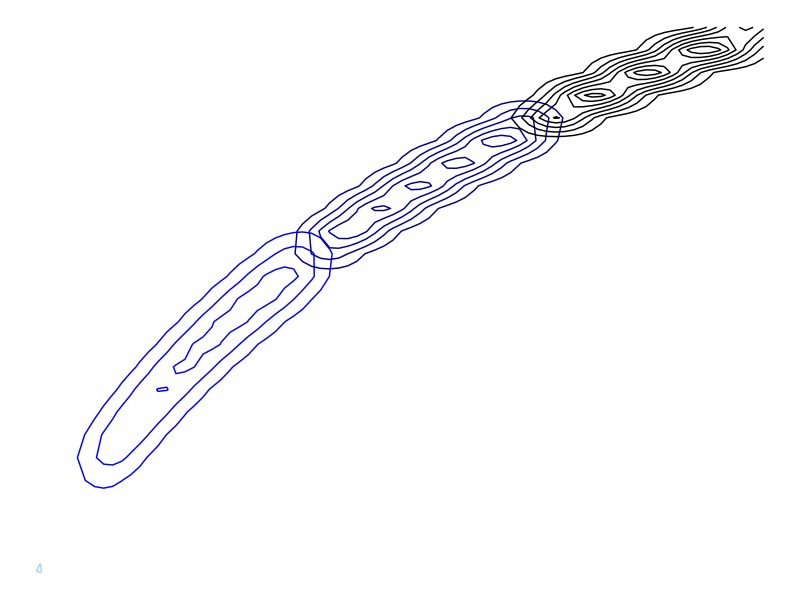

Write R code to recreate this figure. (Note: this script raises an error after producing the figure.)
# Script name: Generative art
# Purpose: make some generative art from some random data
# Author: Jordan Iles
# Date created: 2019-05-15
# Contact: jordan.iles@jcu.edu.au

#### Clear workspace ----
rm(list = ls(all.names = TRUE))

#### load required packages ----
require(tidyverse)

#### Set working directory ----
# setwd('~/../Dropbox/JCU/R/Second_GIT')


dat <- tibble(x = c(1:1000),
              y = log(c(1:1000)),
              z = rnorm(1000), 
              g = c(rep('1', 250), rep('2', 250), rep('3', 250), rep('4', 250)))

p1 <- ggplot(dat, aes(x = x, y = y, z = z)) +
  geom_density_2d(aes(col = g),
                  show.legend = FALSE) +
  scale_color_manual(values = c('light blue', 'blue', 'dark blue', 'black')) +
  theme_void()

ggsave(filename = 'output/plots/dense.png', 
       plot = p1,
       width = 10, height = 10, units = 'cm')

p2 <- dat %>% 
  mutate(x1 = x  + y * z,
         y1 = log(y) - z,
         g1 = as.numeric(g) * z) %>% 
  ggplot(aes(x = x1, y = y1)) +
  geom_point(aes(col = g1, size = x1), show.legend = FALSE) +
  theme_void()
  
ggsave(filename = 'output/plots/blobs.png', 
       plot = p2,
       width = 10, height = 10, units = 'cm')
